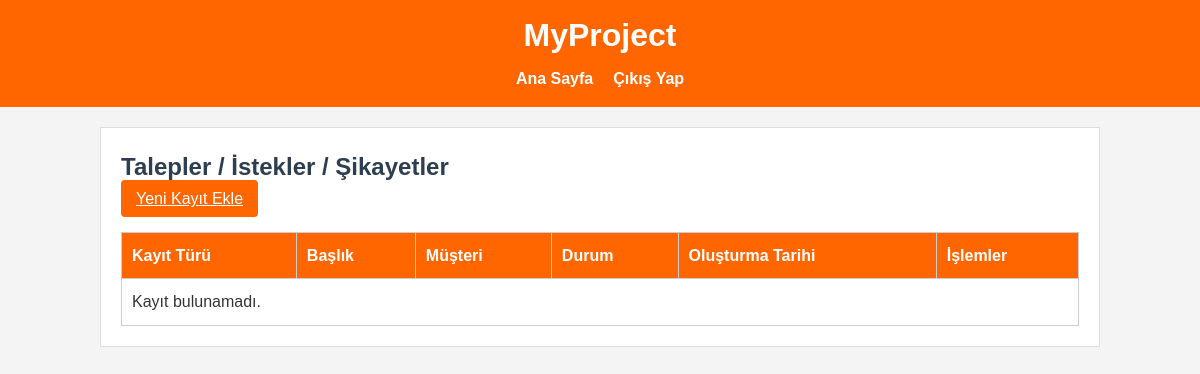
The page /requests/ (signed in) on the database as committed earlier.
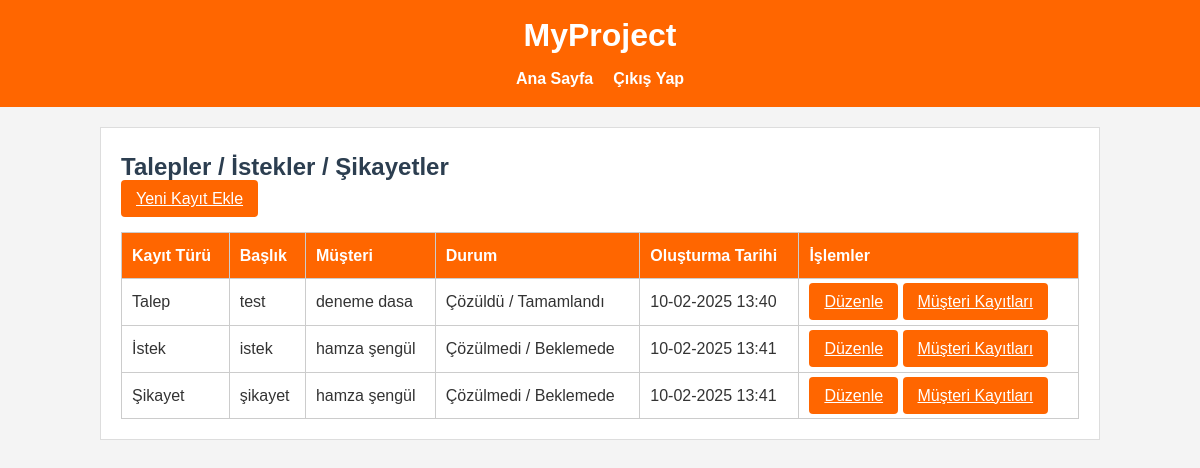
The same page on the database as committed later.
### core/models.py (models this page shows, shortened)
class CustomerRequest(models.Model):
    REQUEST_TYPE_CHOICES = (
        ('talep', 'Talep'),
        ('istek', 'İstek'),
        ('sikayet', 'Şikayet'),
    )
    REQUEST_STATUS_CHOICES = (
        ('pending', 'Çözülmedi / Beklemede'),
        ('in_progress', 'İşlemde'),
        ('resolved', 'Çözüldü / Tamamlandı'),
    )
    customer = models.ForeignKey('Customer', on_delete=models.CASCADE, related_name='requests')
    representative = models.ForeignKey(User, on_delete=models.SET_NULL, null=True, blank=True)
    request_type = models.CharField(max_length=20, choices=REQUEST_TYPE_CHOICES)
    title = models.CharField(max_length=200)
    description = models.TextField()
    status = models.CharField(
        max_length=20, choices=REQUEST_STATUS_CHOICES,
        default='pending', verbose_name='Durum'
    )
    solution = models.TextField(blank=True, null=True, verbose_name='Çözüm Notu')
    resolved_at = models.DateTimeField(blank=True, null=True, verbose_name='Çözülme Tarihi')
    created_at = models.DateTimeField(auto_now_add=True)
    updated_at = models.DateTimeField(auto_now=True)

class Customer(models.Model):
    representative = models.ForeignKey(User, on_delete=models.CASCADE, related_name='customers', verbose_name="Temsilci")
    first_name = models.CharField(max_length=30, verbose_name="Ad")
    last_name = models.CharField(max_length=30, verbose_name="Soyad")
    identifier = models.CharField(max_length=50, verbose_name="TC / Vergi No")
    tax_address = models.CharField(max_length=50, blank=True, null=True, verbose_name="Vergi Adresi")
    address = models.TextField(verbose_name="Adres")
    subscription_type = models.ForeignKey(SubscriptionType, on_delete=models.SET_NULL, null=True, blank=True, verbose_name="Abonelik Türü")
    subscription_duration = models.ForeignKey(SubscriptionDuration, on_delete=models.SET_NULL, null=True, blank=True, verbose_name="Abonelik Süresi")
    subscription_start_date = models.DateField(null=True, blank=True, verbose_name="Aboneliğin Başlama Tarihi")
    payment_method = models.ForeignKey(PaymentMethod, on_delete=models.SET_NULL, null=True, blank=True, verbose_name="Ödeme Tipi")
    payment_amount = models.DecimalField(max_digits=10, decimal_places=2, null=True, blank=True, verbose_name="Ödeme Miktarı")
    detail = models.TextField(blank=True, null=True, verbose_name="Detay Açıklama")
    created_at = models.DateTimeField(auto_now_add=True, verbose_name="Oluşturulma Tarihi")
    class Meta:
        verbose_name = "Müşteri"
        verbose_name_plural = "Müşteriler"
        ordering = ['-created_at']

### core/views.py (the view)
# urls.py: path('requests/', views.list_requests, name='list_requests'),
@login_required
def list_requests(request):
    if not (hasattr(request.user, 'representative_profile') and int(request.user.representative_profile.category) >= 2):
        return redirect('representative_dashboard')
    rep_category = int(request.user.representative_profile.category)
    requests_qs = CustomerRequest.objects.filter(
        Q(representative=request.user) |
        Q(representative__representative_profile__category__lt=rep_category)
    ).select_related('customer', 'representative')
    return render(request, 'core/list_requests.html', {'requests': requests_qs})

### core/templates/core/list_requests.html (shortened to what this page needs)
{% extends 'core/base.html' %}
{% block content %}
<h2>Talepler / İstekler / Şikayetler</h2>
<a href="{% url 'create_request' %}" class="btn">Yeni Kayıt Ekle</a>
<table>
  <thead>
    <tr>
      <th>Kayıt Türü</th>
      <th>Başlık</th>
      <th>Müşteri</th>
      <th>Durum</th>
      <th>Oluşturma Tarihi</th>
      <th>İşlemler</th>
    </tr>
  </thead>
  <tbody>
    {% for r in requests %}
    <tr>
      <td>{{ r.get_request_type_display }}</td>
      <td>{{ r.title }}</td>
      <td>{{ r.customer.first_name }} {{ r.customer.last_name }}</td>
      <td>{{ r.get_status_display }}</td>
      <td>{{ r.created_at|date:"d-m-Y H:i" }}</td>
      <td>
        <a href="{% url 'update_request' r.id %}" class="btn">Düzenle</a>
        <a href="{% url 'list_requests_by_customer' r.customer.id %}" class="btn">Müşteri Kayıtları</a>
      </td>
    </tr>
    {% empty %}
    <tr>
      <td colspan="6">Kayıt bulunamadı.</td>
    </tr>
    {% endfor %}
  </tbody>
</table>
{% endblock %}

Rows that differ between the two databases and show on the page:
added CustomerRequest: request_type "Talep", title "test", customer.first_name "deneme", customer.last_name "dasa", status "Çözüldü / Tamamlandı", created_at "10-02-2025 13:40"
added CustomerRequest: request_type "İstek", title "istek", customer.first_name "hamza", customer.last_name "şengül", status "Çözülmedi / Beklemede", created_at "10-02-2025 13:41"
added CustomerRequest: request_type "Şikayet", title "şikayet", customer.first_name "hamza", customer.last_name "şengül", status "Çözülmedi / Beklemede", created_at "10-02-2025 13:41"
Other text that changed with them:
text no longer shown: "Kayıt bulunamadı."
